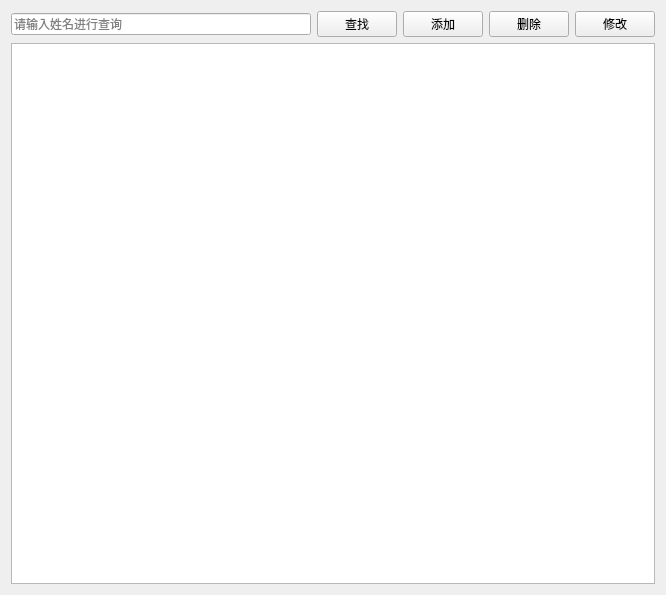
<?xml version="1.0" encoding="UTF-8"?>
<ui version="4.0">
 <class>DoctorPatientView</class>
 <widget class="QWidget" name="DoctorPatientView">
  <property name="geometry">
   <rect>
    <x>0</x>
    <y>0</y>
    <width>666</width>
    <height>595</height>
   </rect>
  </property>
  <property name="windowTitle">
   <string>Form</string>
  </property>
  <layout class="QGridLayout" name="gridLayout">
   <item row="0" column="0">
    <layout class="QHBoxLayout" name="horizontalLayout_2">
     <item>
      <widget class="QLineEdit" name="lineEdit">
       <property name="placeholderText">
        <string>请输入姓名进行查询</string>
       </property>
      </widget>
     </item>
     <item>
      <widget class="QPushButton" name="btcheck">
       <property name="text">
        <string>查找</string>
       </property>
      </widget>
     </item>
     <item>
      <widget class="QPushButton" name="btadd">
       <property name="text">
        <string>添加</string>
       </property>
      </widget>
     </item>
     <item>
      <widget class="QPushButton" name="btdel">
       <property name="text">
        <string>删除</string>
       </property>
      </widget>
     </item>
     <item>
      <widget class="QPushButton" name="btchange">
       <property name="text">
        <string>修改</string>
       </property>
      </widget>
     </item>
    </layout>
   </item>
   <item row="1" column="0">
    <widget class="QTableView" name="tableView"/>
   </item>
  </layout>
 </widget>
 <resources/>
 <connections/>
</ui>
